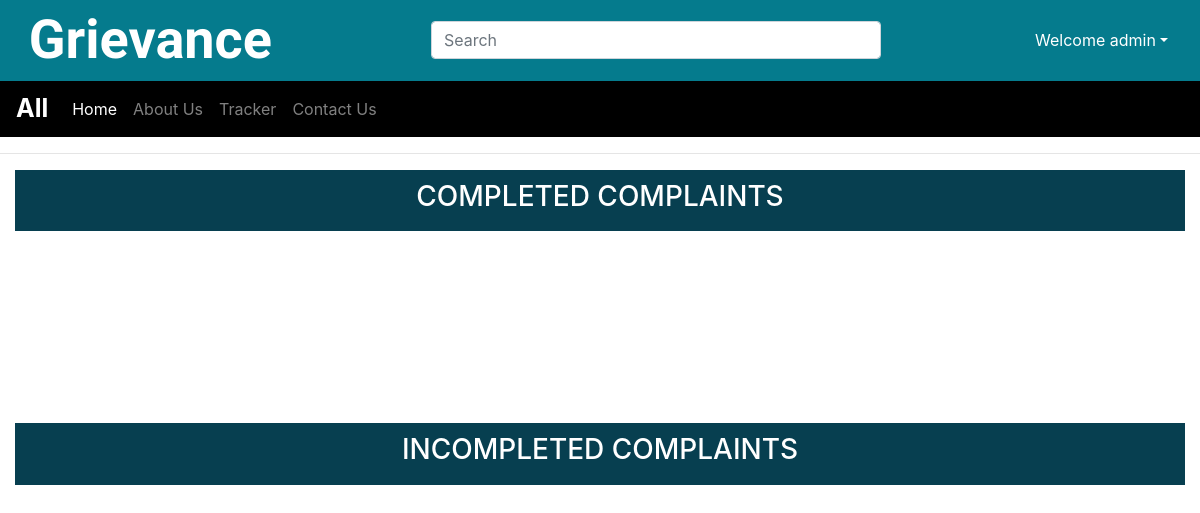
/faculty/report/ (signed in), run on an earlier commit of the app's database.
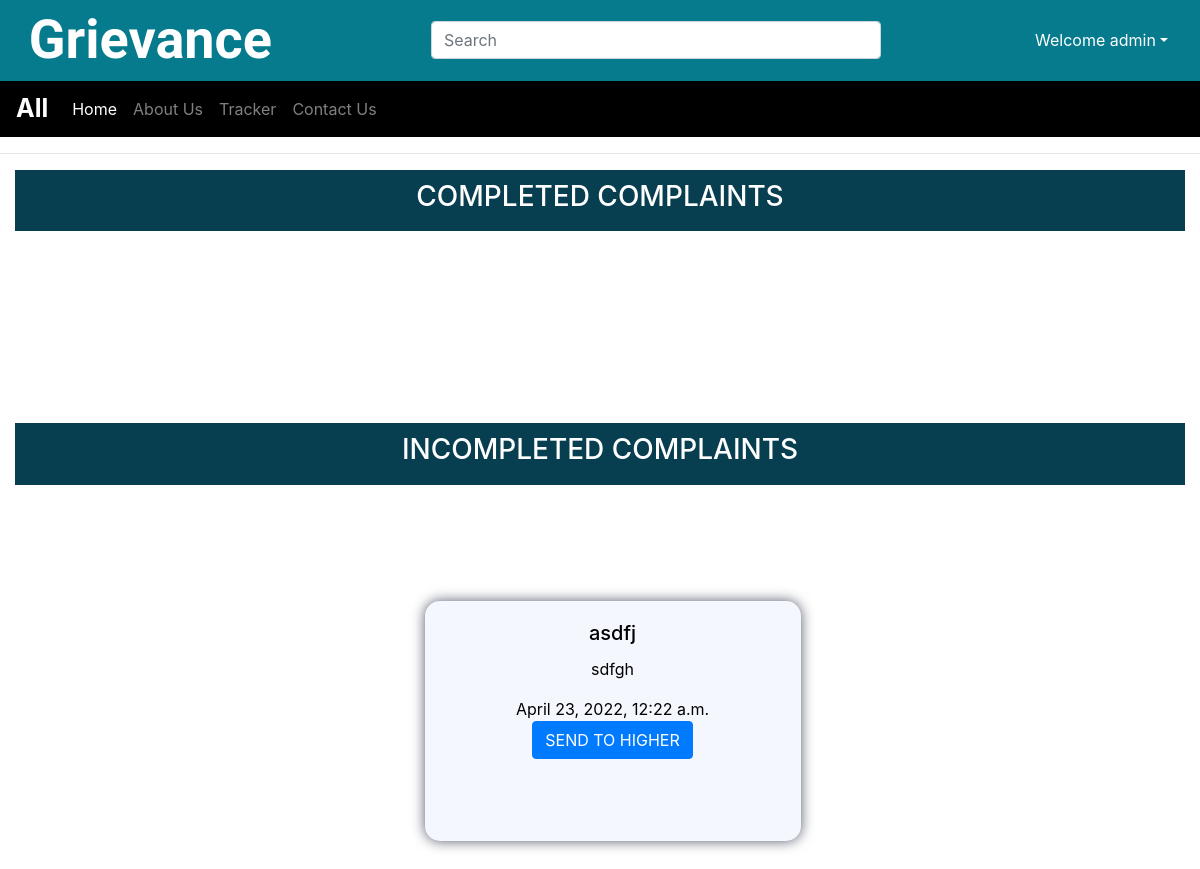
And on a later commit of the database.
### faculty/models.py (models this page shows, shortened)
class Complain(models.Model):
    complain_id = models.AutoField
    heading = models.CharField(max_length=300)
    description = models.CharField(max_length=5000)
    registered_to = models.ForeignKey('faculty', on_delete=models.CASCADE)
    complain_response_date = models.DateTimeField(default=now)
    user = models.ForeignKey(User, on_delete=models.CASCADE)
    status = models.IntegerField(max_length=1,default=" ",null=True)

### faculty/views.py (the view)
# urls.py: path('report/', views.report, name="report"),
def report(request):
    update_tree()
    allcomplains = Complain.objects.all()
    allfaculty = Faculty.objects.all()
    return render(request, 'faculty/index.html', {'allcomplains': allcomplains, 'allfaculty':allfaculty})

### faculty/views.py (called while the page is built)
def update_tree():
    global today_date
    if(today_date is None or today_date.day < datetime.now().day):
        today_date = datetime.now()
        update_obj = Complain.objects.filter(complain_response_date__day < today_date.day)
        for obj in update_obj:
            obj.complain_response_date = today_date+timedelta(days=2)
            obj.registered_to = obj.registered_to.parent

### templates/faculty/index.html (shortened to what this page needs)
{% extends 'basic.html' %}
{% block body %}
<hr style="background-color:white;">
<div style = "background:#073f50; padding: 10px;margin-left : 15px; margin-right:15px">
<h3 style="background:#073f50; color:white; text-align:center; ">COMPLETED COMPLAINTS</h3>
</div>
<br> <br><br> <br><br> <br><br> <br>
<div style = "background:#073f50; padding: 10px;margin-left : 15px; margin-right:15px">
<h3 style="background:#073f50; color:white; text-align:center; ">INCOMPLETED COMPLAINTS</h3>
</div>
{% for i in allcomplains %}
{% if i.status is not 0 %}
<div class="row fir-part" style="display: flex;">
<div class="row">
  <div class="col-sm-6">
    <div class="card">
      <div class="card-body">
        <h5 class="card-title">{{i.heading}}</h5>
        <p class="card-text">{{i.description}}</p>
		  <h8 >{{i.complain_response_date}}</h8>
		  <br>
          <a href="#" class="btn btn-primary">SEND TO HIGHER</a>
      </div>
    </div>
  </div>
</div>
</div>
{% endif %}
{% endfor %}
{% endblock body %}

What changed in the data, as far as the page shows it:
added Complain: heading "asdfj", description "sdfgh", complain_response_date "April 23, 2022, 12:22 a.m."
